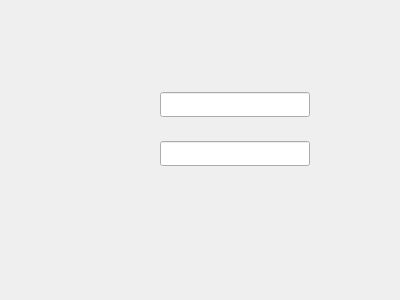
<?xml version="1.0" encoding="UTF-8"?>
<ui version="4.0">
 <class>RegisterFace</class>
 <widget class="QWidget" name="RegisterFace">
  <property name="geometry">
   <rect>
    <x>0</x>
    <y>0</y>
    <width>400</width>
    <height>300</height>
   </rect>
  </property>
  <property name="windowTitle">
   <string>Form</string>
  </property>
  <layout class="QVBoxLayout" name="verticalLayout">
   <item>
    <spacer name="verticalSpacer">
     <property name="orientation">
      <enum>Qt::Vertical</enum>
     </property>
     <property name="sizeHint" stdset="0">
      <size>
       <width>20</width>
       <height>40</height>
      </size>
     </property>
    </spacer>
   </item>
   <item>
    <widget class="QWidget" name="widget" native="true">
     <layout class="QHBoxLayout" name="horizontalLayout">
      <item>
       <spacer name="horizontalSpacer_2">
        <property name="orientation">
         <enum>Qt::Horizontal</enum>
        </property>
        <property name="sizeHint" stdset="0">
         <size>
          <width>140</width>
          <height>20</height>
         </size>
        </property>
       </spacer>
      </item>
      <item>
       <widget class="QLineEdit" name="lineEditOne">
        <property name="minimumSize">
         <size>
          <width>150</width>
          <height>25</height>
         </size>
        </property>
       </widget>
      </item>
      <item>
       <spacer name="horizontalSpacer_3">
        <property name="orientation">
         <enum>Qt::Horizontal</enum>
        </property>
        <property name="sizeHint" stdset="0">
         <size>
          <width>40</width>
          <height>20</height>
         </size>
        </property>
       </spacer>
      </item>
     </layout>
    </widget>
   </item>
   <item>
    <widget class="QWidget" name="widget_2" native="true">
     <layout class="QHBoxLayout" name="horizontalLayout_2">
      <item>
       <spacer name="horizontalSpacer_4">
        <property name="orientation">
         <enum>Qt::Horizontal</enum>
        </property>
        <property name="sizeHint" stdset="0">
         <size>
          <width>140</width>
          <height>20</height>
         </size>
        </property>
       </spacer>
      </item>
      <item>
       <widget class="QLineEdit" name="lineEditTwo">
        <property name="minimumSize">
         <size>
          <width>150</width>
          <height>25</height>
         </size>
        </property>
        <property name="echoMode">
         <enum>QLineEdit::PasswordEchoOnEdit</enum>
        </property>
       </widget>
      </item>
      <item>
       <spacer name="horizontalSpacer_5">
        <property name="orientation">
         <enum>Qt::Horizontal</enum>
        </property>
        <property name="sizeHint" stdset="0">
         <size>
          <width>40</width>
          <height>20</height>
         </size>
        </property>
       </spacer>
      </item>
     </layout>
    </widget>
   </item>
   <item>
    <widget class="QWidget" name="widget_3" native="true">
     <layout class="QHBoxLayout" name="horizontalLayout_3"/>
    </widget>
   </item>
   <item>
    <spacer name="verticalSpacer_4">
     <property name="orientation">
      <enum>Qt::Vertical</enum>
     </property>
     <property name="sizeHint" stdset="0">
      <size>
       <width>20</width>
       <height>90</height>
      </size>
     </property>
    </spacer>
   </item>
  </layout>
 </widget>
 <resources/>
 <connections/>
</ui>
